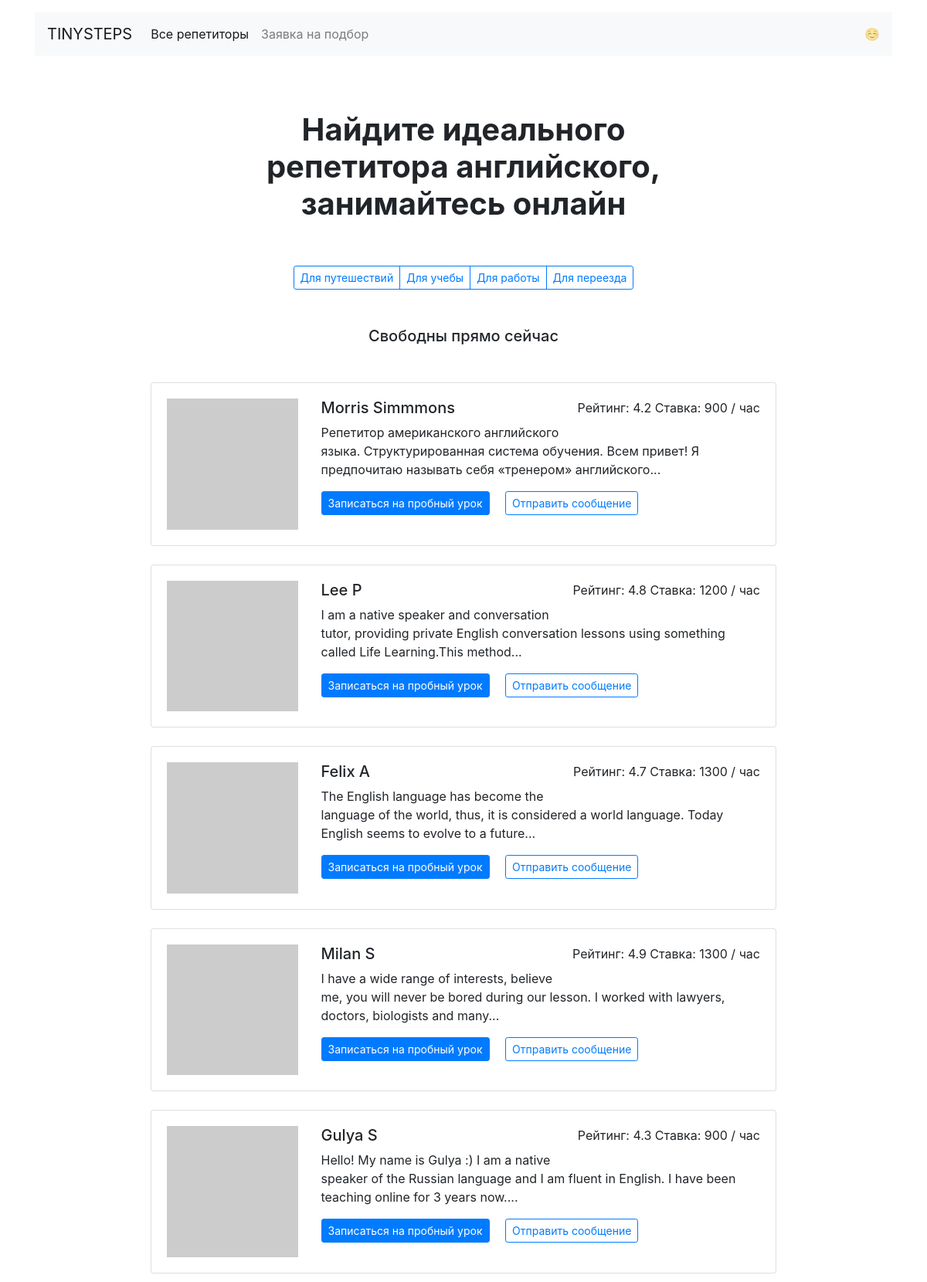
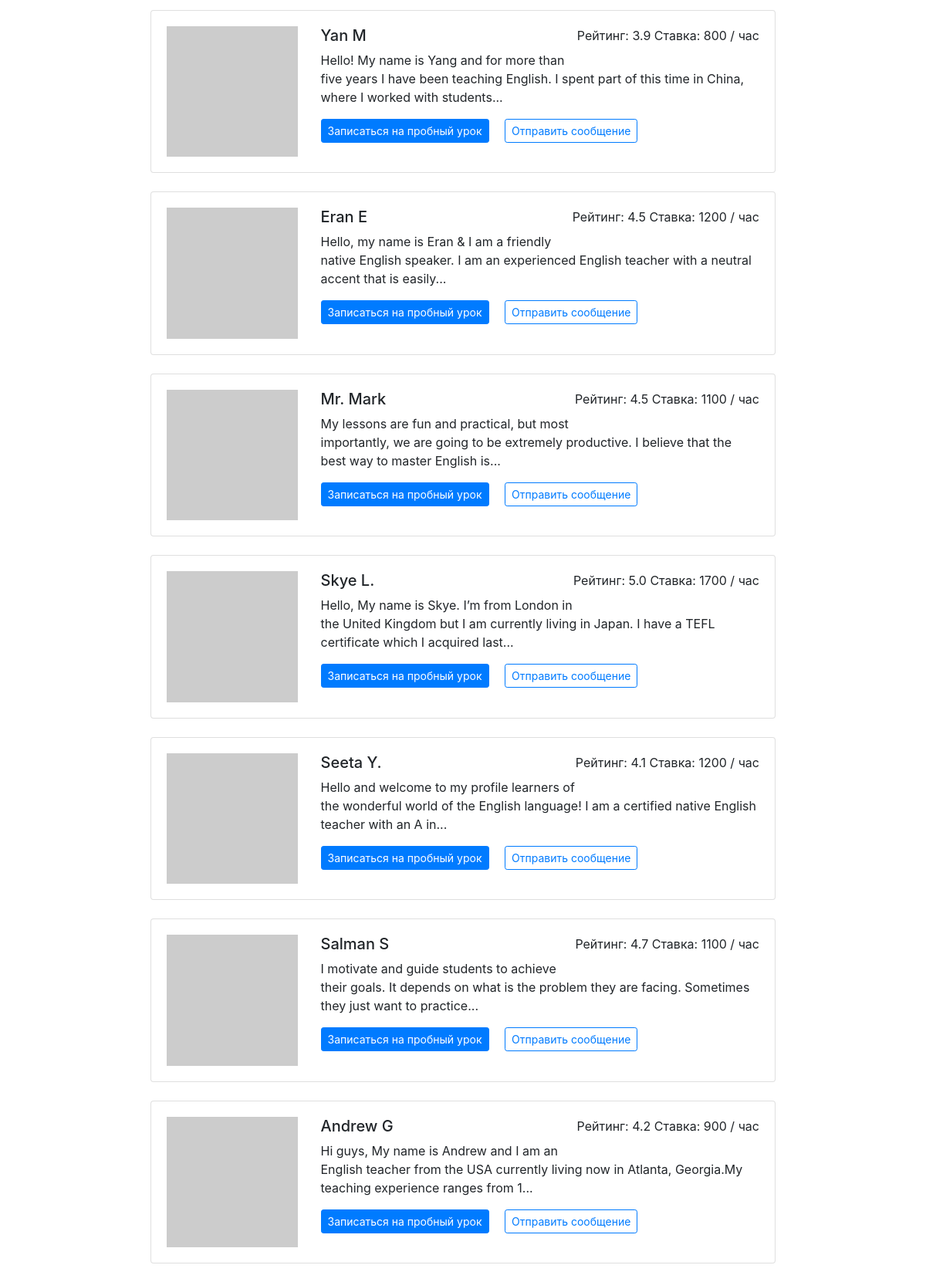
The page / on the database its author committed (2 pictures, top to bottom).
### app.py (models this page shows, shortened)
class Teacher(db.Model):
    __tablename__ = "teachers"
    id = db.Column(db.Integer, primary_key=True)
    name = db.Column(db.String, nullable=False)
    about = db.Column(db.UnicodeText, nullable=False)
    rating = db.Column(db.Float, default=4.5)
    picture = db.Column(db.Unicode, default='../static/pict 1.png')
    price = db.Column(db.Integer, nullable=False)

### app.py (the view)
@app.route('/')
def index():
    teachers = db.session.query(Teacher).all()
    output = render_template("index.html",
                             goals=goals_data.items(),
                             teachers=teachers)   # данные из БД
    return output

### templates/index.html (shortened to what this page needs)
{% extends 'base.html' %}
{% block container %}
    <h2 class="h1 text-center w-50 mx-auto mt-4 py-5"><strong>Найдите идеального репетитора английского, занимайтесь онлайн</strong></h2>
    <div class="text-center mb-5">
        <div class="btn-group mx-auto mb-0" role="group" aria-label="Basic example">
            {% for goal, title in goals %}
            <a href="/goals/{{ goal }}" class="btn btn-outline-primary btn-sm">{{ title }} </a>
            {% endfor %}
        </div>
    </div>
    <h5 class="text-center mb-5">Свободны прямо сейчас</h5>
    <div class="w-75 m-auto">
    {% for teacher in teachers %}
        <div class="card mb-4">
            <div class="card-body">
                <div class="row">
                    <div class="col-3"><img src="{{ teacher.picture }}" class="img-fluid"></div>
                    <div class="col-9">
                        <p class="float-right">Рейтинг: {{ teacher.rating }} Ставка: {{ teacher.price }} / час</p>
                        <h5>{{ teacher.name }}</h5>
                        <p>{{ teacher.about|truncate(150) }}</p>
                        <a href="/profiles/{{ teacher.id }}" class="btn btn-primary btn-sm mr-3">Записаться на пробный урок</a>
                        <a href="/message" class="btn btn-outline-primary btn-sm">Отправить сообщение</a>
                    </div>
                </div>
            </div>
        </div>
    {% endfor %}
    </div>
{% endblock %}

### templates/base.html (shortened to what this page needs)
<html lang="en">
<head>
    <link rel="stylesheet" href="https://stackpath.bootstrapcdn.com/bootstrap/4.3.1/css/bootstrap.min.css">
</head>
<body>
<div class="container mt-3">
    <nav class="navbar navbar-expand-lg navbar-light bg-light">
      <a class="navbar-brand" href="/">TINYSTEPS</a>
      <div class="collapse navbar-collapse" id="navbarNav">
        <ul class="navbar-nav">
          <li class="nav-item active">
            <a class="nav-link" href="/">Все репетиторы</a>
          </li>
          <li class="nav-item">
            <a class="nav-link" href="/request">Заявка на подбор</a>
          </li>
        </ul>
      </div>
      <span class="navbar-text">
          ☺️
      </span>
    </nav>
    <div class="container">
      {% block container %} {% endblock %}
    </div>
</div>
</body>
</html>

### rows shown on the page
Teacher: rating "4.2", price "900", name "Morris Simmmons", about "Репетитор американского английского языка. Структурированная система обучения. Всем привет! Я предпочитаю называть себя «тренером» английского..."
Teacher: rating "4.8", price "1200", name "Lee P", about "I am a native speaker and conversation tutor, providing private English conversation lessons using something called Life Learning.This method..."
Teacher: rating "4.7", price "1300", name "Felix A", about "The English language has become the language of the world, thus, it is considered a world language. Today English seems to evolve to a future..."
Teacher: rating "4.9", price "1300", name "Milan S", about "I have a wide range of interests, believe me, you will never be bored during our lesson. I worked with lawyers, doctors, biologists and many..."
Teacher: rating "4.3", price "900", name "Gulya S", about "Hello! My name is Gulya :) I am a native speaker of the Russian language and I am fluent in English. I have been teaching online for 3 years now...."
Teacher: rating "3.9", price "800", name "Yan M", about "Hello! My name is Yang and for more than five years I have been teaching English. I spent part of this time in China, where I worked with students..."
Teacher: rating "4.5", price "1200", name "Eran E", about "Hello, my name is Eran & I am a friendly native English speaker. I am an experienced English teacher with a neutral accent that is easily..."
Teacher: rating "4.5", price "1100", name "Mr. Mark", about "My lessons are fun and practical, but most importantly, we are going to be extremely productive. I believe that the best way to master English is..."
Teacher: rating "5.0", price "1700", name "Skye L.", about "Hello, My name is Skye. I’m from London in the United Kingdom but I am currently living in Japan. I have a TEFL certificate which I acquired last..."
Teacher: rating "4.1", price "1200", name "Seeta Y.", about "Hello and welcome to my profile learners of the wonderful world of the English language! I am a certified native English teacher with an A in..."
Teacher: rating "4.7", price "1100", name "Salman S", about "I motivate and guide students to achieve their goals. It depends on what is the problem they are facing. Sometimes they just want to practice..."
Teacher: rating "4.2", price "900", name "Andrew G", about "Hi guys, My name is Andrew and I am an English teacher from the USA currently living now in Atlanta, Georgia.My teaching experience ranges from 1..."

### other values the page prints
{{ title }} "Для путешествий" "Для учебы" "Для работы" "Для переезда"
